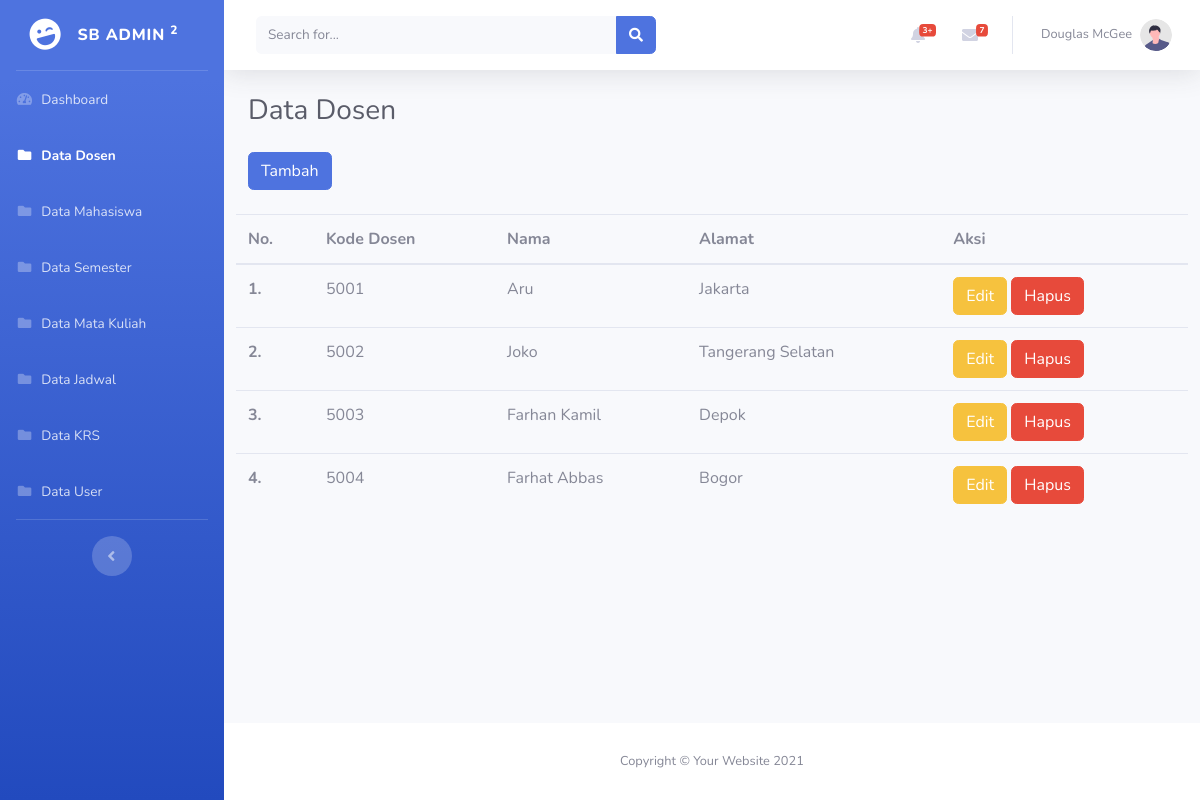
/index.php/admin/dosen, run on the app's committed database.
### tables this page shows
CREATE TABLE `tbl_dosen` (
  `kd_dosen` int(11) NOT NULL,
  `nama` varchar(50) NOT NULL,
  `alamat` varchar(255) NOT NULL
);

### application/controllers/admin/Dosen.php (called while the page is built, shortened)
<?php
class Dosen extends CI_Controller {
    public function __construct()
    {
        $this->load->model('Model_dosen');
    }
    public function index()
    {
        $data['title'] = 'Data Dosen';
        $data['dosen'] = $this->Model_dosen->getAllDosen();
        $this->load->view('templates/header', $data);
        $this->load->view('templates/sidebar_admin');
        $this->load->view('templates/topbar');
        $this->load->view('admin/dosen/dosen', $data);
        $this->load->view('templates/footer');
    }
}

### index.php (called while the page is built, shortened)
<?php
require_once BASEPATH.'core/CodeIgniter.php';

### application/models/Model_dosen.php (called while the page is built, shortened)
<?php
class Model_dosen extends CI_Model {
    public function getAllDosen()
    {
        return $this->db->get('tbl_dosen')->result_array();
    }
}

### application/views/admin/dosen/dosen.php (the view)
<div class="container-fluid">
    <div class="d-sm-flex align-items-center justify-content-between mb-4">
        <h1 class="h3 mb-0 text-gray-800"><?= $title; ?></h1>
    </div>
    <a href="<?= base_url('admin/dosen/tambah'); ?>" class="btn btn-primary mb-4">Tambah</a>
    <div class="row">
        <table class="table table-hover">
            <thead>
                <tr>
                    <th scope="col">No.</th>
                    <th scope="col">Kode Dosen</th>
                    <th scope="col">Nama</th>
                    <th scope="col">Alamat</th>
                    <th scope="col">Aksi</th>
                </tr>
            </thead>
            <tbody>
                <?php $i = 1 ?>
                <?php foreach ($dosen as $ds) : ?>
                <tr>
                    <th scope="row"><?= $i++ ?>.</th>
                    <td><?= $ds['kd_dosen'] ?></td>
                    <td><?= $ds['nama'] ?></td>
                    <td><?= $ds['alamat'] ?></td>
                    <td>
                        <a href="<?= base_url('admin/dosen/edit/') . $ds['kd_dosen']; ?>"
                            class="btn btn-warning">Edit</a>
                        <a href="<?= base_url('admin/dosen/hapus/') . $ds['kd_dosen']; ?>" class="btn btn-danger"
                            onclick="return confirm('Hapus data?')">Hapus</a>
                    </td>
                </tr>
                <?php endforeach; ?>
            </tbody>
        </table>
    </div>
</div>
</div>

### data on the page
tbl_dosen: kd_dosen "5001", nama "Aru", alamat "Jakarta"
tbl_dosen: kd_dosen "5002", nama "Joko", alamat "Tangerang Selatan"
tbl_dosen: kd_dosen "5003", nama "Farhan Kamil", alamat "Depok"
tbl_dosen: kd_dosen "5004", nama "Farhat Abbas", alamat "Bogor"

### other printed values
$title "Data Dosen"
